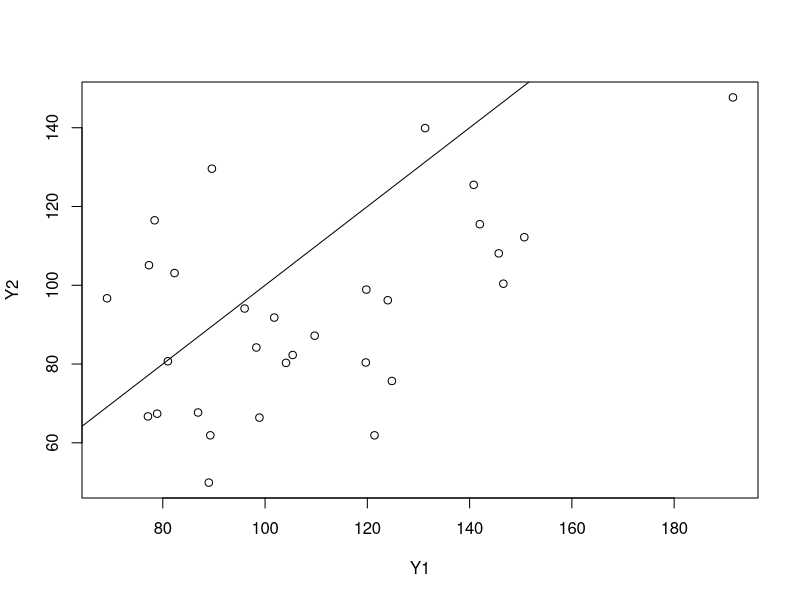
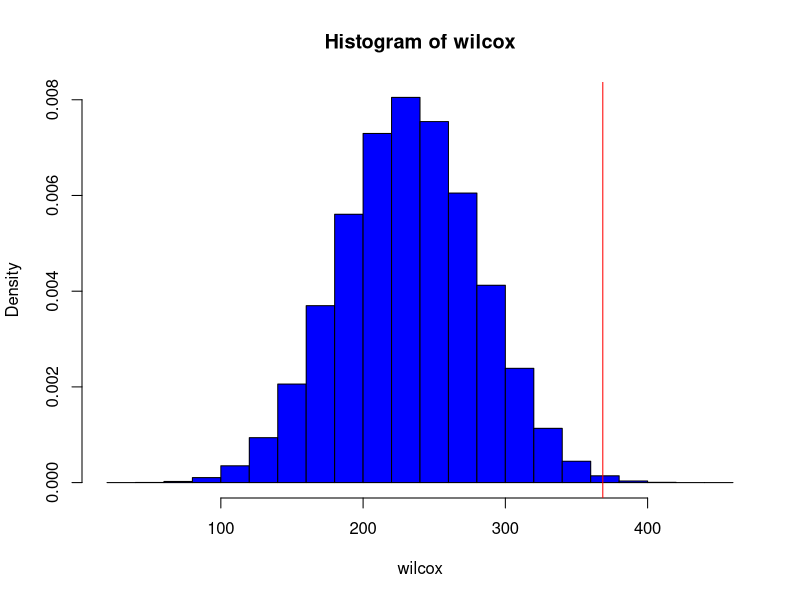
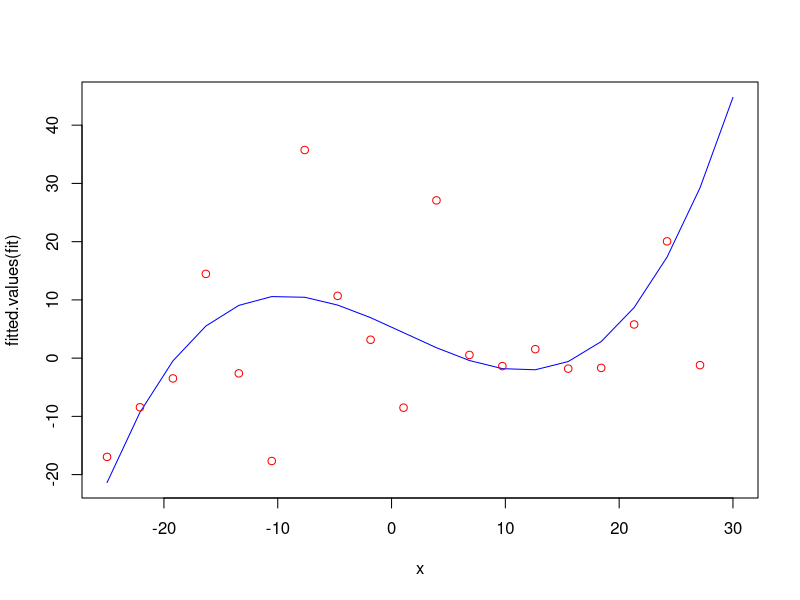
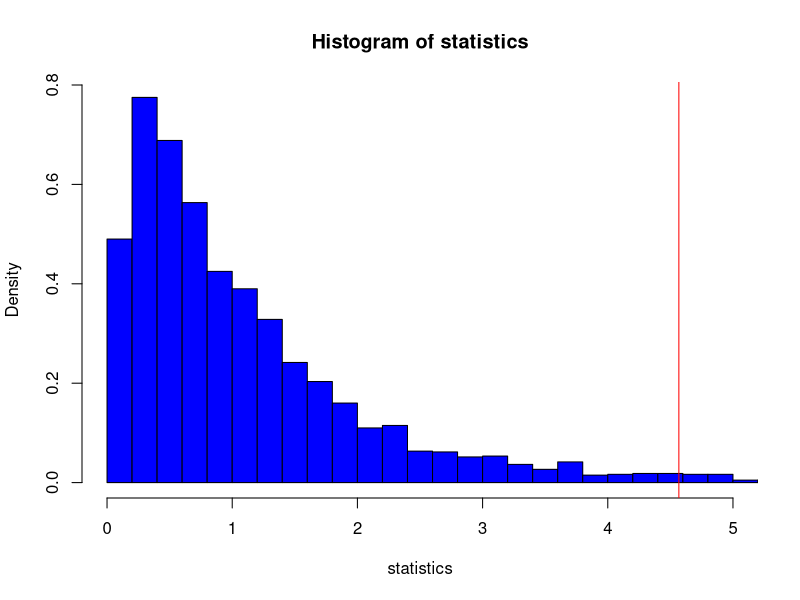

Write the R code that produced these figures, in order.
## ---- chunk 1
library(MASS)
?immer
data(immer)
data = immer[,c(3,4)]
M = 1000000
#varje rad yield f??rsta ??r och sen yield andra ??r f??r en viss plats
#H0 ??r D_i = X_i-Y_i symmetrisk kring 0 och HA ??r
#HA ??r symmetrisk kring a, a > 0.
#notera detta ??r paired assignment s?? anv??nder Wilcoxon signed rank sum test
plot(data)
lines(c(60:200),c(60:200),type="l")

diff.vec = data[,1]-data[,2]
obs.rank = rank(abs(diff.vec))
obs.sign.ranks = sign(diff.vec)*obs.rank
obs.statistic = sum(obs.sign.ranks[obs.sign.ranks >= 0])

wilcox = numeric(M)
for(i in 1:M){ ##kan ocks?? g??ra en replicate
  swaps = sample(c(-1,1),length(diff.vec),replace=TRUE)
  sample = diff.vec*swaps
  
  ranks = rank(abs(sample))
  sign.ranks = sign(sample)*ranks
  statistic = sum(sign.ranks[sign.ranks >= 0])
  wilcox[i] = statistic
}
hist(wilcox,freq=F,col="blue")
abline(v=obs.statistic,col="red")
## mot HA ??r eq med statistik stor
pval = (sum(wilcox >= obs.statistic)+1)/(length(wilcox)+1)
#pval typ 0.02 s?? f??rkasta H0 och acceptera HA att f??rdelningen 
# ??r symmetrisk kring a, a>0 s?? verkar som att hade mer sk??rd f??rsta ??ret

wilcox.test(diff.vec,alternative="greater")

## ---- chunk 2
data = read.csv("data_ex3.csv")
y = data[,1]
x = data[,2]
x2 = x^2
x3 = x^3

fit = lm(y~x+x2+x3)
plot(x,fitted.values(fit),type="l",col="blue")
lines(x,y,col="red",type="p")
summary.f.test = summary(fit)$fstatistic
pval = 1-pf(summary.f.test[1],summary.f.test[2],summary.f.test[3])
statistic = summary.f.test[1]
#using the ANOVA (which uses the an F-statistic so F-test)
#the p-value for H0: b1=b2=b3=0 is 0.017 so reject it
# hopefully this works eventhough residuals not normal
reject = qf(0.95,summary.f.test[2],summary.f.test[3])


#kom ih??g p-v??rdet ??r en random var eftersom sample random
sim_statistic <- function(){
  y = 3+15*(rgamma(length(x),2,1)-2)
  fit = lm(y~x+x2+x3)
  statistic = (summary(fit)$fstatistic)[1]
}

statistics = replicate(2500,sim_statistic())
type1.error.rate = sum((statistics >=reject)*1)/length(statistics)
## so prob of doing type1 error is about sign level alpha (0.05 in this case)

sim_statistic2 <- function(){
  y = 0.5*x-0.003*x2+0.0001*x3+15*(rgamma(length(x),2,1)-2)
  fit = lm(y~x+x2+x3)
  statistic = (summary(fit)$fstatistic)[1]
}

statistics = replicate(2500,sim_statistic2())
power = sum((statistics >= reject)*1)/length(statistics)
#power around 0.29 which is very low but coefficients 
#close to 0 so makse sense

#now estimate distribution of our parameter under H0,
#can then permute the y-values

sim_statistic3 <- function(){
  ynew = sample(y,length(y),replace=FALSE)
  fit = lm(ynew~x+x2+x3)
  statistic = (summary(fit)$fstatistic)[1]
}
statistics = replicate(3000,sim_statistic3())
hist(statistics,col="blue",prob=TRUE,xlim=c(0,5),breaks=100)
abline(v=statistic,col="red")
pval2 = (sum(statistics >= statistic)+1)/(length(statistics)+1)
## ---- chunk 3
diff.vec = c(0.5,1)
wilcox.test(diff.vec,alternative="greater") #med wilcox.test kan g??ra b??de unsigned och signed
